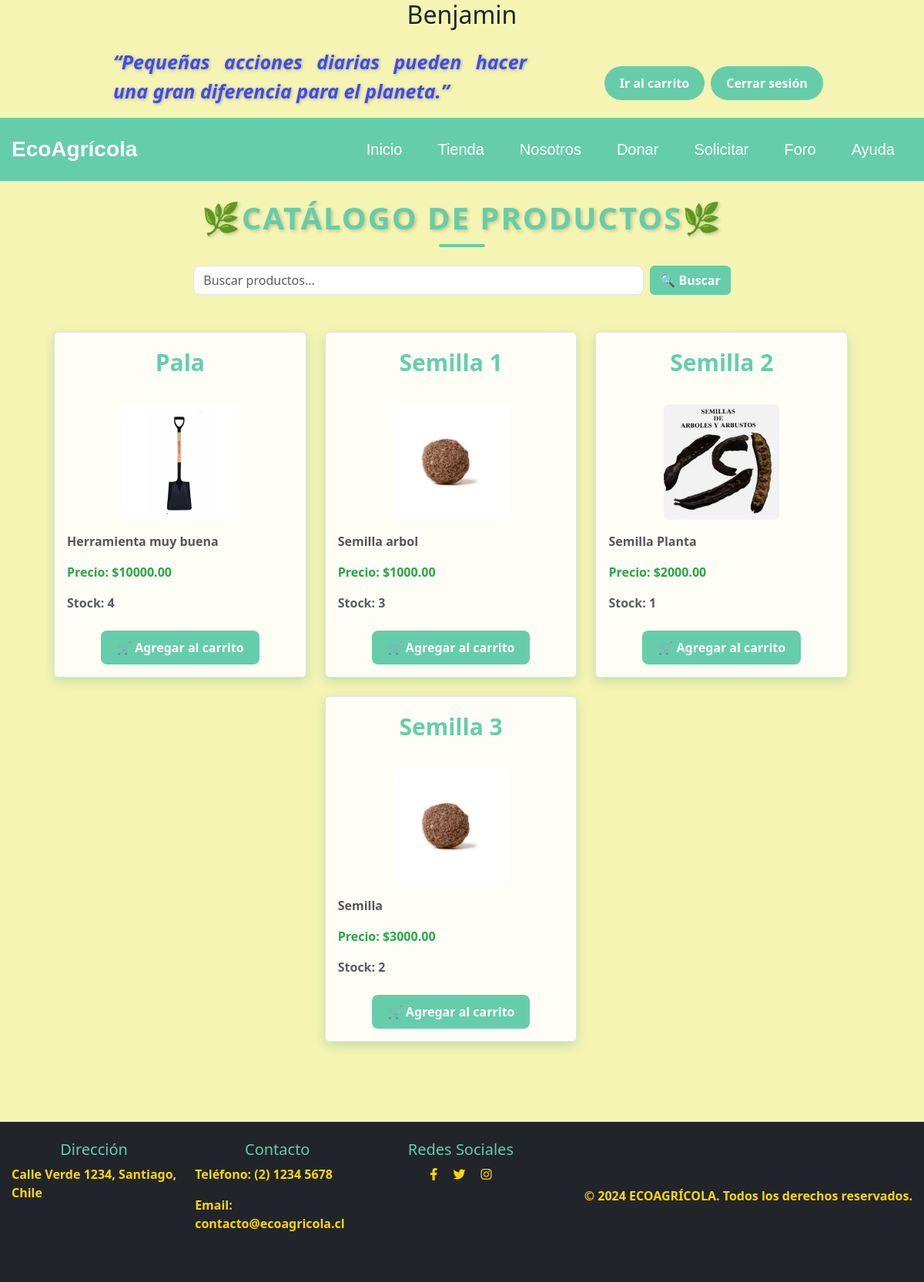
The app's page /productos/ (signed in) with its own data.
### core/models.py (models this page shows, shortened)
class Producto(models.Model):
    nombre = models.CharField(max_length=100)
    categoria = models.CharField(max_length=100)
    descripcion = models.TextField()
    precio = models.DecimalField(max_digits=10, decimal_places=2)
    imagen = models.ImageField(upload_to='productos/')
    stock = models.PositiveIntegerField()

### core/views.py (the view)
# urls.py: path('productos/', listar_productos, name='listar_productos'),
def listar_productos(request):
    productos = Producto.objects.all()
    return render(request, 'core/listar_productos.html', {'productos': productos})

### core/templates/core/listar_productos.html (shortened to what this page needs)
{% extends "core/base_generic.html" %}
{% block content %}
<!DOCTYPE html>
<html lang="es">
<head>
    {% load static %}
    <link href="https://cdn.jsdelivr.net/npm/bootstrap@5.3.3/dist/css/bootstrap.min.css" rel="stylesheet">
    <link rel="stylesheet" href="{% static 'core/css/style.css' %}">
</head>
<body>
      <div class="container d-flex flex-column align-items-center" style="margin-bottom: 80px;">
        <h1 class="section-title text-center my-4" style="color: #66CDAA; font-weight: bold;">🌿Catálogo de Productos🌿</h1>
        <div class="mb-4 w-100">
            <form class="d-flex justify-content-center" action="{% url 'buscar_productos' %}" method="GET">
                <input class="form-control me-2 w-50" type="search" placeholder="Buscar productos..." aria-label="Buscar" name="search" style="border-radius: 8px;">
                <button class="btn btn-outline-primary" type="submit" style="background-color: #66CDAA; color: white; border-color: #66CDAA; font-weight: bold;">🔍 Buscar</button>
            </form>
        </div>
        <div class="container mt-4" style="margin-left: 40px;">
            <div class="row justify-content-center">
                {% for producto in productos %}
                    <div class="col-12 col-sm-6 col-md-4 mb-4">
                        <div class="card border rounded h-100" style="background-color: rgba(255, 255, 255, 0.9); border: 3px solid #66CDAA; box-shadow: 0 5px 15px rgba(0, 128, 128, 0.2);">
                            <div class="card-body text-center">
                                <div class="product-name text-center mb-3">
                                    <a href="{% url 'detalle_producto' producto.pk %}" class="card-title" style="color: #66CDAA; font-weight: bold; text-decoration: none; font-size: 30px;">
                                        {{ producto.nombre }}
                                    </a>
                                </div>
                                <img
                                    src="{{ producto.imagen.url }}"
                                    alt="{{ producto.nombre }}"
                                    class="img-fluid rounded mt-3"
                                    style="max-height: 150px; object-fit: cover;"
                                >
                                <p class="producto-descripcion mt-3" style="color: #555;">{{ producto.descripcion }}</p>
                                <p class="producto-precio" style="color: #28a745; font-weight: bold;">Precio: ${{ producto.precio }}</p>
                                <p class="producto-stock text-muted">Stock: {{ producto.stock }}</p>
                                <div class="mt-4">
                                    <a
                                        class="btn btn-custom"
                                        href="{% url 'Add' producto.id %}"
                                        style="background-color: #66CDAA; color: white; font-weight: bold; border-radius: 8px; padding: 10px 20px;">
                                        🛒 Agregar al carrito
                                    </a>
                                </div>
                            </div>
                        </div>
                    </div>
                {% endfor %}
            </div>
        </div>
    </div>
</body>
</html>
{% endblock %}

### core/static/core/css/style.css (style rules this page uses)
html { scroll-behavior: smooth; }
body { background-color: #f5f4b3; height: 100%; margin: 0; padding: 0; display: flex; flex-direction: column; }
p { color: #0d09db; font-weight: bold; text-align: justify; }
.btn-custom { background-color: #66CDAA; border-color: #66CDAA; color: white; border: none; padding: 10px 20px; font-size: 16px; border-radius: 25px; transition: background-color 0.3s ease; }
.me-2 { margin-right: 10px; }
.container { max-width: 1200px; margin: 0 auto; padding: 0 15px; display: flex; justify-content: space-between; align-items: center; }
.section-title { color: #66CDAA; font-weight: bold; text-transform: uppercase; text-shadow: 2px 2px 4px rgba(0, 0, 0, 0.2); margin-bottom: 30px; position: relative; letter-spacing: 2px; }
.section-title::after { content: ""; width: 60px; height: 4px; background-color: #66CDAA; display: block; margin: 10px auto 0; border-radius: 2px; }
.details-box input[type="submit"], button { background-color: #2E8B57; color: white; padding: 10px 20px; border: none; cursor: pointer; }
input[type="submit"], button { background-color: #2E8B57; color: white; padding: 10px 20px; border: none; cursor: pointer; }
h1 { text-align: center; color: #343a40; }

### records on screen
Producto: nombre "Pala", imagen (picture), descripcion "Herramienta muy buena", precio "10000.00", stock "4"
Producto: nombre "Semilla 1", imagen (picture), descripcion "Semilla arbol", precio "1000.00", stock "3"
Producto: nombre "Semilla 2", imagen (picture), descripcion "Semilla Planta", precio "2000.00", stock "1"
Producto: nombre "Semilla 3", imagen (picture), descripcion "Semilla", precio "3000.00", stock "2"
